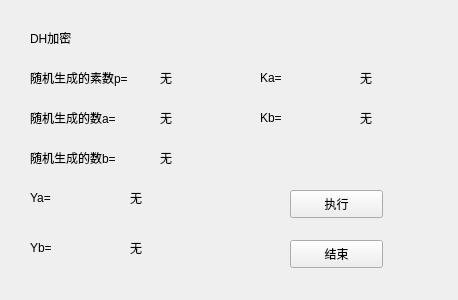
<?xml version="1.0" encoding="UTF-8"?>
<ui version="4.0">
 <class>dhw</class>
 <widget class="QWidget" name="dhw">
  <property name="geometry">
   <rect>
    <x>0</x>
    <y>0</y>
    <width>458</width>
    <height>300</height>
   </rect>
  </property>
  <property name="windowTitle">
   <string>Form</string>
  </property>
  <widget class="QLabel" name="label">
   <property name="geometry">
    <rect>
     <x>30</x>
     <y>30</y>
     <width>72</width>
     <height>15</height>
    </rect>
   </property>
   <property name="text">
    <string>DH加密</string>
   </property>
  </widget>
  <widget class="QLabel" name="ka">
   <property name="geometry">
    <rect>
     <x>360</x>
     <y>70</y>
     <width>72</width>
     <height>15</height>
    </rect>
   </property>
   <property name="text">
    <string>无</string>
   </property>
  </widget>
  <widget class="QLabel" name="a">
   <property name="geometry">
    <rect>
     <x>160</x>
     <y>110</y>
     <width>72</width>
     <height>15</height>
    </rect>
   </property>
   <property name="text">
    <string>无</string>
   </property>
  </widget>
  <widget class="QLabel" name="label_8">
   <property name="geometry">
    <rect>
     <x>30</x>
     <y>190</y>
     <width>72</width>
     <height>15</height>
    </rect>
   </property>
   <property name="text">
    <string>Ya=</string>
   </property>
  </widget>
  <widget class="QPushButton" name="endExcute">
   <property name="geometry">
    <rect>
     <x>290</x>
     <y>240</y>
     <width>93</width>
     <height>28</height>
    </rect>
   </property>
   <property name="text">
    <string>结束</string>
   </property>
  </widget>
  <widget class="QLabel" name="label_2">
   <property name="geometry">
    <rect>
     <x>30</x>
     <y>70</y>
     <width>131</width>
     <height>16</height>
    </rect>
   </property>
   <property name="text">
    <string>随机生成的素数p=</string>
   </property>
  </widget>
  <widget class="QLabel" name="p">
   <property name="geometry">
    <rect>
     <x>160</x>
     <y>70</y>
     <width>72</width>
     <height>15</height>
    </rect>
   </property>
   <property name="text">
    <string>无</string>
   </property>
  </widget>
  <widget class="QLabel" name="ya">
   <property name="geometry">
    <rect>
     <x>130</x>
     <y>190</y>
     <width>72</width>
     <height>15</height>
    </rect>
   </property>
   <property name="text">
    <string>无</string>
   </property>
  </widget>
  <widget class="QLabel" name="label_13">
   <property name="geometry">
    <rect>
     <x>260</x>
     <y>110</y>
     <width>72</width>
     <height>15</height>
    </rect>
   </property>
   <property name="text">
    <string>Kb=</string>
   </property>
  </widget>
  <widget class="QLabel" name="label_12">
   <property name="geometry">
    <rect>
     <x>260</x>
     <y>70</y>
     <width>72</width>
     <height>15</height>
    </rect>
   </property>
   <property name="text">
    <string>Ka=</string>
   </property>
  </widget>
  <widget class="QLabel" name="label_4">
   <property name="geometry">
    <rect>
     <x>30</x>
     <y>110</y>
     <width>111</width>
     <height>16</height>
    </rect>
   </property>
   <property name="text">
    <string>随机生成的数a=</string>
   </property>
  </widget>
  <widget class="QLabel" name="yb">
   <property name="geometry">
    <rect>
     <x>130</x>
     <y>240</y>
     <width>72</width>
     <height>15</height>
    </rect>
   </property>
   <property name="text">
    <string>无</string>
   </property>
  </widget>
  <widget class="QLabel" name="kb">
   <property name="geometry">
    <rect>
     <x>360</x>
     <y>110</y>
     <width>72</width>
     <height>15</height>
    </rect>
   </property>
   <property name="text">
    <string>无</string>
   </property>
  </widget>
  <widget class="QLabel" name="label_10">
   <property name="geometry">
    <rect>
     <x>30</x>
     <y>240</y>
     <width>72</width>
     <height>15</height>
    </rect>
   </property>
   <property name="text">
    <string>Yb=</string>
   </property>
  </widget>
  <widget class="QLabel" name="label_5">
   <property name="geometry">
    <rect>
     <x>30</x>
     <y>150</y>
     <width>111</width>
     <height>16</height>
    </rect>
   </property>
   <property name="text">
    <string>随机生成的数b=</string>
   </property>
  </widget>
  <widget class="QLabel" name="b">
   <property name="geometry">
    <rect>
     <x>160</x>
     <y>150</y>
     <width>72</width>
     <height>15</height>
    </rect>
   </property>
   <property name="text">
    <string>无</string>
   </property>
  </widget>
  <widget class="QPushButton" name="excute">
   <property name="geometry">
    <rect>
     <x>290</x>
     <y>190</y>
     <width>93</width>
     <height>28</height>
    </rect>
   </property>
   <property name="text">
    <string>执行</string>
   </property>
  </widget>
 </widget>
 <resources/>
 <connections/>
</ui>
